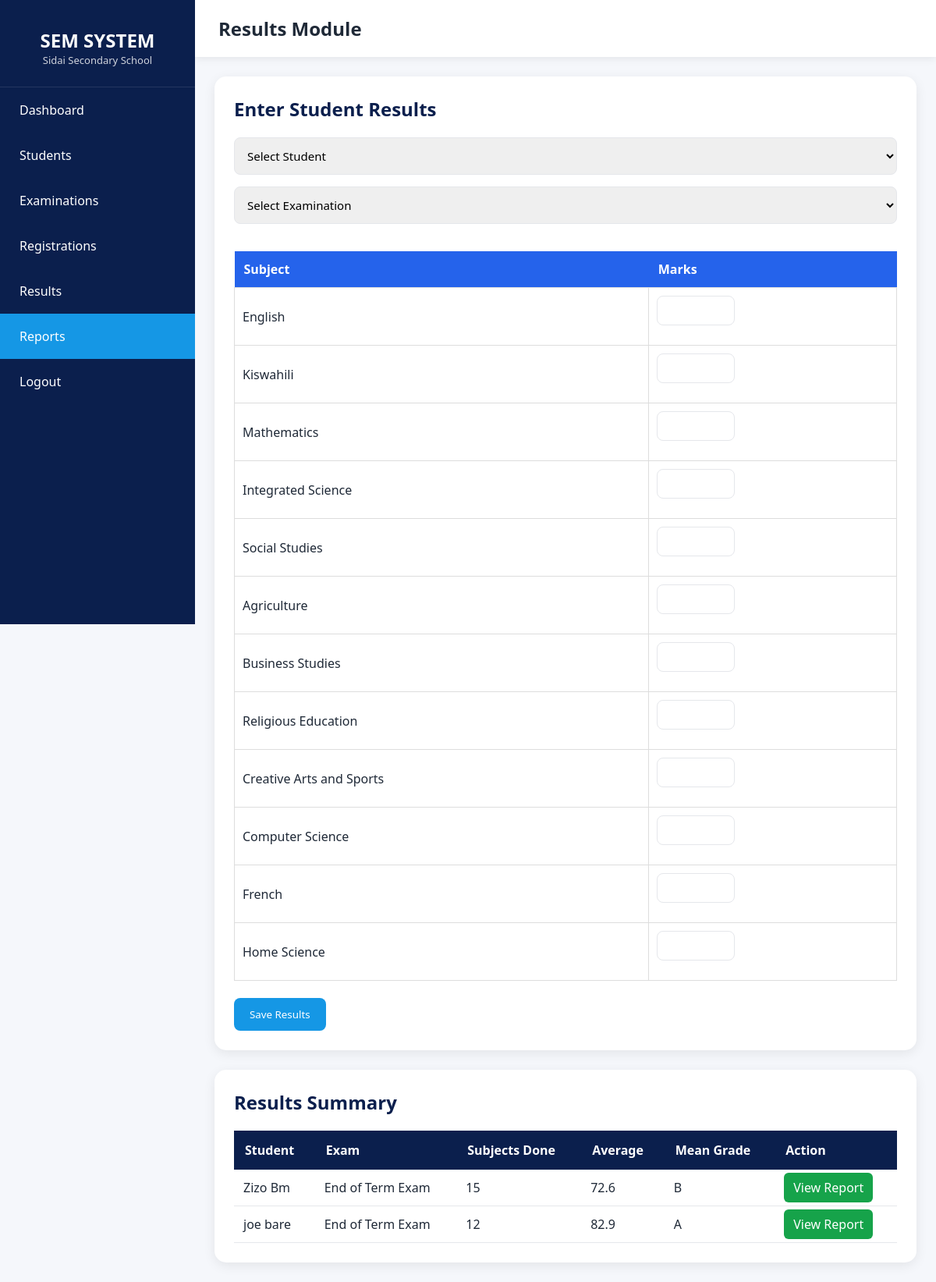
The app's page /results.php (signed in) with its own data.
### tables this page shows
CREATE TABLE `subjects` (
  `id` int(11) NOT NULL,
  `subject_name` varchar(100) NOT NULL
);

CREATE TABLE `students` (
  `id` int(11) NOT NULL,
  `admission_no` varchar(50) NOT NULL,
  `full_name` varchar(100) NOT NULL,
  `gender` varchar(10) NOT NULL,
  `class` varchar(50) NOT NULL
);

### results.php (the view, shortened to what this page needs)
<?php
include 'connection.php';
?>
<!DOCTYPE html>
<html>
<head>
<link rel="stylesheet" href="style.css">
</head>
<body>
<div class="sidebar">
<div class="logo">
<h2>SEM SYSTEM</h2>
<p>Sidai Secondary School</p>
</div>
<ul>
<li>
<a href="dashboard.php">
<i class="fas fa-home"></i> Dashboard
</a>
</li>
<li>
<a href="students.php">
<i class="fas fa-user-graduate"></i> Students
</a>
</li>
<li>
<a href="examinations.php">
<i class="fas fa-file-alt"></i> Examinations
</a>
</li>
<li>
<a href="registrations.php">
<i class="fas fa-clipboard-list"></i> Registrations
</a>
</li>
<li>
<a href="results.php">
<i class="fas fa-chart-bar"></i> Results
</a>
</li>
<li class="active">
<a href="reports.php">
<i class="fas fa-print"></i> Reports
</a>
</li>
<li>
<a href="logout.php">
<i class="fas fa-sign-out-alt"></i> Logout
</a>
</li>
</ul>
</div>
<div class="main">
<div class="topbar">
<h2>Results Module</h2>
</div>
<div class="form-card">
<h2>Enter Student Results</h2>
<form method="POST">
<select name="student_id" required>
<option value="">Select Student</option>
</select>
<select name="exam_id" required>
<option value="">Select Examination</option>
</select>
<table class="marks-table">
<tr>
<th>Subject</th>
<th>Marks</th>
</tr>
<?php
$subjects=mysqli_query($conn,"SELECT * FROM subjects");
while($sub=mysqli_fetch_assoc($subjects))
{
?>
<tr>
<td>
<?php echo $sub['subject_name']; ?>
</td>
<td>
<input
type="number"
name="marks[<?php echo $sub['subject_name']; ?>]"
min="0"
max="100">
</td>
</tr>
<?php } ?>
</table>
<br>
<button name="save">
Save Results
</button>
</form>
</div>
<div class="table-section">
<h2>Results Summary</h2>
<table>
<tr>
<th>Student</th>
<th>Exam</th>
<th>Subjects Done</th>
<th>Average</th>
<th>Mean Grade</th>
<th>Action</th>
</tr>
<?php
$query=mysqli_query($conn,"
SELECT
s.id,
s.full_name,
e.exam_name,
COUNT(r.subject) total_subjects,
AVG(r.marks) average_marks
FROM results r
JOIN students s ON r.student_id=s.id
JOIN examinations e ON r.exam_id=e.id
GROUP BY s.id,e.id
");
while($row=mysqli_fetch_assoc($query))
{
$avg=$row['average_marks'];
if($avg>=80)
$grade="A";
elseif($avg>=70)
$grade="B";
elseif($avg>=60)
$grade="C";
elseif($avg>=50)
$grade="D";
else
$grade="F";
?>
<tr>
<td><?php echo $row['full_name']; ?></td>
<td><?php echo $row['exam_name']; ?></td>
<td><?php echo $row['total_subjects']; ?></td>
<td><?php echo number_format($avg,1); ?></td>
<td><?php echo $grade; ?></td>
<td>
<a class="edit-btn"
href="view_report.php?id=<?php echo $row['id']; ?>">
View Report
</a>
</td>
</tr>
<?php } ?>
</table>
</div>
</div>
</body>
</html>

### style.css (style rules this page uses)
* { margin:0; padding:0; box-sizing:border-box; font-family:'Segoe UI',sans-serif; }
body { background:var(--light); color:var(--text); }
:root { --primary:#0B1F4D; --secondary:#1597E5; --success:#16A34A; --warning:#F59E0B; --danger:#DC2626; --light:#F5F7FB; --white:#FFFFFF; --text:#1F2937; --border:#E5E7EB; }
.sidebar { width:250px; height:100vh; position:fixed; background:var(--primary); color:white; overflow:auto; }
.logo { text-align:center; padding:25px; border-bottom:1px solid rgba(255,255,255,.1); }
.logo h2 { margin-top:10px; }
.logo p { font-size:13px; opacity:.8; }
.sidebar ul { list-style:none; }
.sidebar ul li { transition:.3s; }
.sidebar ul li a { display:block; color:white; text-decoration:none; padding:18px 25px; }
.sidebar ul li.active { background:var(--secondary); }
.main { margin-left:250px; }
.topbar { background:white; padding:20px 30px; display:flex; justify-content:space-between; align-items:center; box-shadow:0 2px 10px rgba(0,0,0,.08); }
.form-card { background:white; margin:25px; padding:25px; border-radius:15px; box-shadow:0 4px 15px rgba(0,0,0,.08); }
.form-card h2 { margin-bottom:20px; color:var(--primary); }
input, select { width:100%; padding:12px; border:1px solid var(--border); border-radius:8px; margin-bottom:15px; font-size:15px; }
button { background:var(--secondary); color:white; border:none; padding:12px 20px; border-radius:8px; cursor:pointer; transition:.3s; }
.table-section { background:white; margin:25px; padding:25px; border-radius:15px; box-shadow:0 4px 15px rgba(0,0,0,.08); }
.table-section h2 { margin-bottom:20px; color:var(--primary); }
table { width:100%; border-collapse:collapse; }
table th { background:var(--primary); color:white; padding:14px; text-align:left; }
table td { padding:12px; border-bottom:1px solid var(--border); }
.edit-btn { background:var(--success); color:white; text-decoration:none; padding:8px 12px; border-radius:6px; }

### results.php (style rules this page uses)
.marks-table { width:100%; border-collapse:collapse; margin-top:20px; }
.marks-table th { background:#2563eb; color:white; padding:12px; }
.marks-table td { padding:10px; border:1px solid #ddd; }
.marks-table input { width:100px; padding:8px; }

### records on screen
subjects: subject_name "English"
subjects: subject_name "Kiswahili"
subjects: subject_name "Mathematics"
subjects: subject_name "Integrated Science"
subjects: subject_name "Social Studies"
subjects: subject_name "Agriculture"
subjects: subject_name "Business Studies"
subjects: subject_name "Religious Education"
subjects: subject_name "Creative Arts and Sports"
subjects: subject_name "Computer Science"
subjects: subject_name "French"
subjects: subject_name "Home Science"
students: full_name "Zizo Bm", exam_name "End of Term Exam", total_subjects "15", avg "72.6", grade "B"
students: full_name "joe bare", exam_name "End of Term Exam", total_subjects "12", avg "82.9", grade "A"
